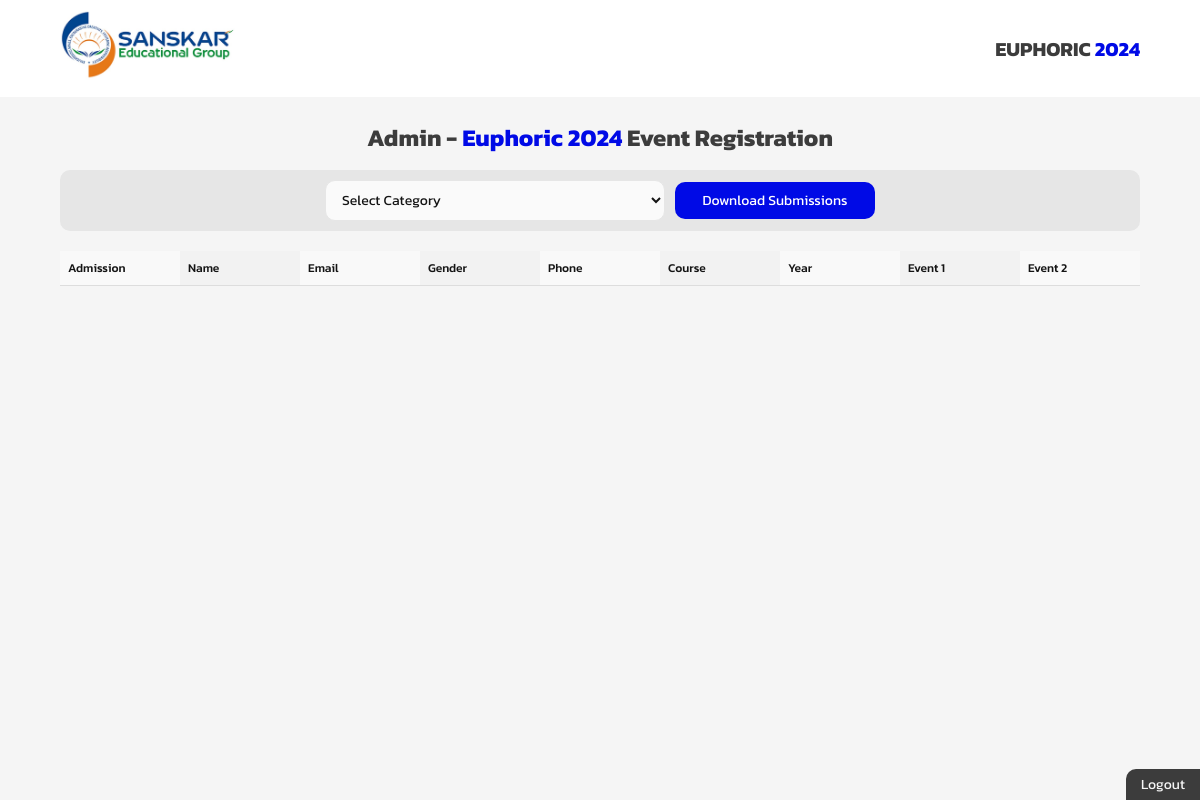
The app's page /master/ (signed in), older data.
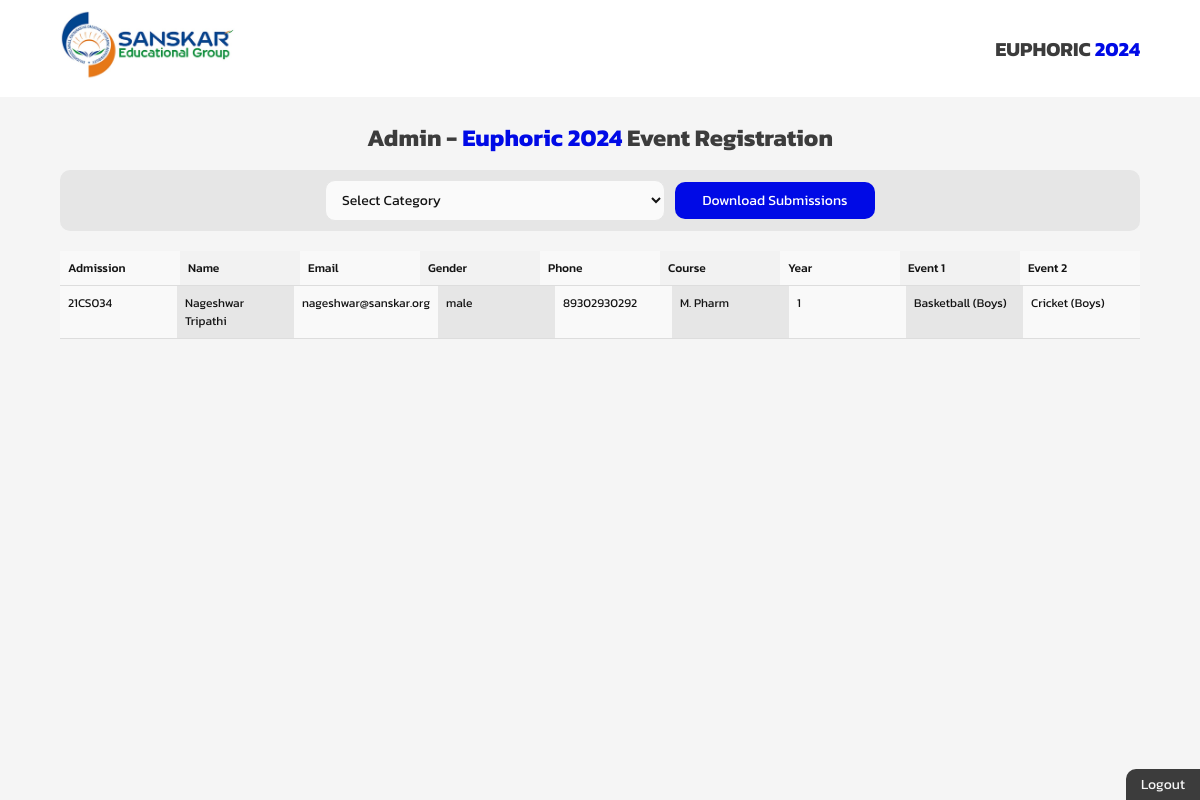
The same page, newer data.
### main/models.py (models this page shows, shortened)
class FormData(models.Model):
    admission = models.CharField(max_length=15)
    name = models.CharField(max_length=100)
    email = models.EmailField(max_length=100)
    gender = models.CharField(max_length=15, blank=True, null=True)
    phone = models.CharField(max_length=15)
    course = models.ForeignKey(Course, on_delete=models.SET_NULL, null=True)
    branch = models.CharField(max_length=50, blank=True, null=True)
    year = models.IntegerField()
    event_1 = models.ForeignKey(
        Event, on_delete=models.SET_NULL, null=True, related_name="event_1")
    event_2 = models.ForeignKey(
        Event, on_delete=models.SET_NULL, null=True, blank=True, related_name="event_2")

class Course(models.Model):
    name = models.CharField(max_length=100, unique=True)
    year = models.IntegerField()
    def __str__(self):
        return self.name

class Event(models.Model):
    name = models.CharField(max_length=100, unique=True)
    category = models.ForeignKey(
        EventCategory, on_delete=models.SET_NULL, null=True)
    def __str__(self):
        return self.name

### main/views.py (the view)
# urls.py: path('master/', views.master, name='master'),
def master(request):
    if request.session.has_key('username'):
        submissions = FormData.objects.all()
        category = EventCategory.objects.all()
        courses = Course.objects.all()
        data = {
            'submissions': submissions,
            'categories': category,
            'courses': courses
        }
        return render(request, 'main/master.html', data)
    else:
        return redirect('/master-login/')

### main/templates/main/master.html (shortened to what this page needs)
{% extends "main/base.html" %}
{% load static %}
{% block body %}
{% include 'main/topbar.html' %}
<section class="container">
    <h1 class="container-head">Admin - <span>Euphoric 2024</span> Event Registration</h1>
    <form action="/download-report/" method="post" class="download-report-form">
        <select name="category" id="event" required>
            <option selected disabled>Select Category</option>
        </select>
        <button type="submit">Download Submissions</button>
    </form>
    <div class="submission-table">
        <div class="table-row header">
            <div class="table-cell">Admission</div>
            <div class="table-cell">Name</div>
            <div class="table-cell">Email</div>
            <div class="table-cell">Gender</div>
            <div class="table-cell">Phone</div>
            <div class="table-cell">Course</div>
            <div class="table-cell">Year</div>
            <div class="table-cell">Event 1</div>
            <div class="table-cell">Event 2</div>
        </div>
        {% for data in submissions %}
        <div class="table-row">
            <div class="table-cell">{{ data.admission }}</div>
            <div class="table-cell">{{ data.name }}</div>
            <div class="table-cell">{{ data.email }}</div>
            <div class="table-cell">{{ data.gender }}</div>
            <div class="table-cell">{{ data.phone }}</div>
            <div class="table-cell">{{ data.course }}</div>
            <div class="table-cell">{{ data.year }}</div>
            <div class="table-cell">{{ data.event_1 }}</div>
            <div class="table-cell">{{ data.event_2 }}</div>
        </div>
        {% endfor %}
    </div>
    <a href="/logout/" class="logout-btn">Logout</a>
</section>
{% endblock body %}

Row changes from the older to the newer data that the page shows:
added FormData: admission "21CS034", name "Nageshwar Tripathi", email "nageshwar@sanskar.org", gender "male", phone "89302930292", course "M. Pharm", year "1", event_1 "Basketball (Boys)", event_2 "Cricket (Boys)"
